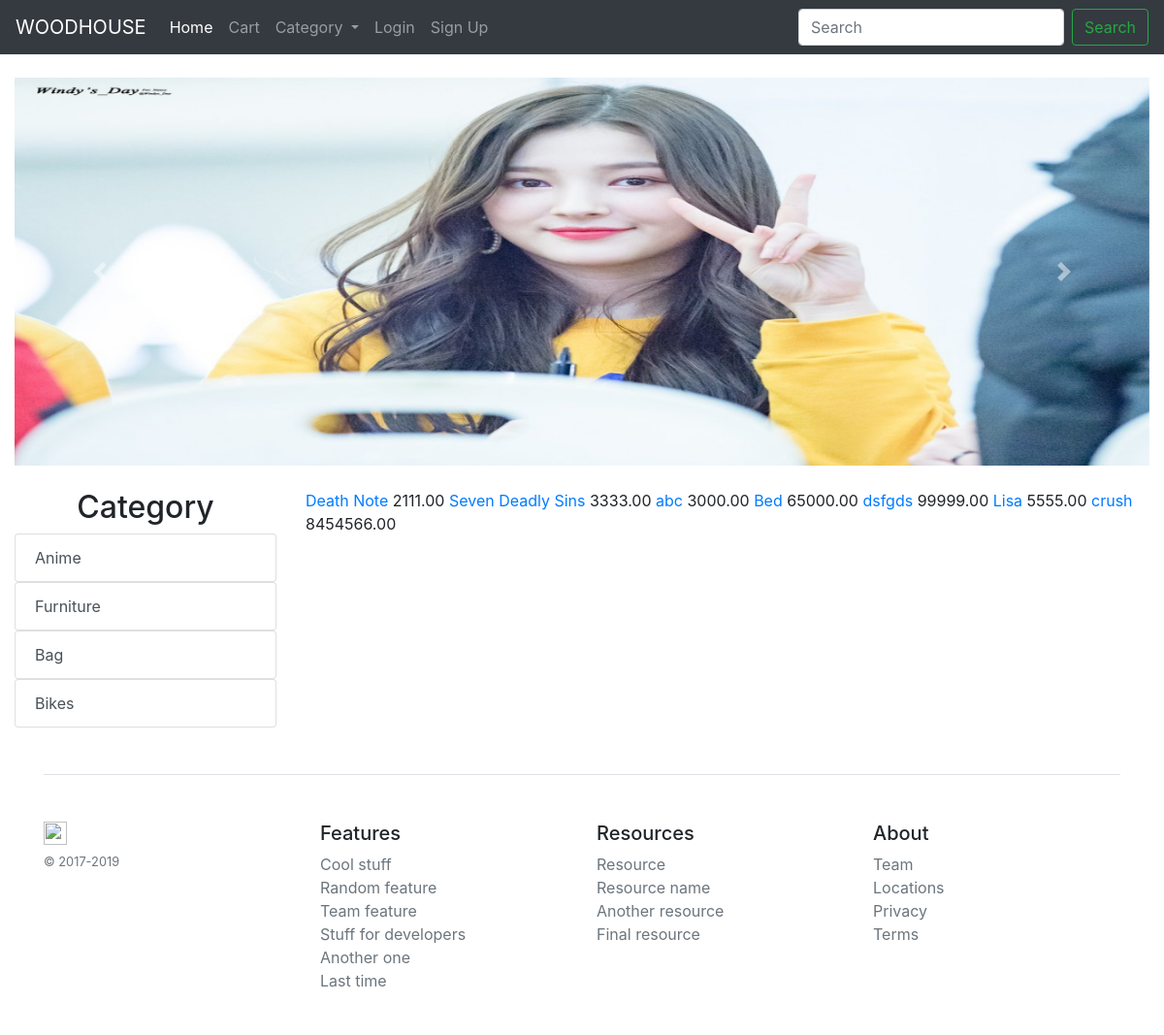
The page / on the database its author committed.
### woodapp/models.py (models this page shows, shortened)
class ProductCategory(models.Model):
    title = models.CharField(max_length=200)
    slug = models.SlugField(null=True, blank=True, unique=True)
    root = models.ForeignKey(
        'self', on_delete=models.SET_NULL, null=True, blank=True)

class Product(models.Model):
    title = models.CharField(max_length=200)
    category = models.ForeignKey(
        ProductCategory, on_delete=models.CASCADE, related_name='products')
    product_id = models.CharField(max_length=200, unique=True)
    mrp = models.DecimalField(max_digits=10, decimal_places=2)
    image = models.ImageField(upload_to="product")

### woodapp/views.py (the view)
# urls.py: path('', HomeView.as_view(), name='home'),
class HomeView(TemplateView):
    template_name = 'home.html'
    def get_context_data(self, **kwargs):
        context = super().get_context_data(**kwargs)
        context['productlist'] = Product.objects.order_by('?')
        context['maincategories'] = ProductCategory.objects.filter(root=None)
        return context

### templates/home.html (shortened to what this page needs)
{% extends 'base.html' %}
{% load static %}
{% block content %}
	<div class="container-fluid my-4">
	<div id="carouselExampleControls" class="carousel slide" data-ride="carousel">
  <div class="carousel-inner">
    <div class="carousel-item active">
      <img src="{% static 'img/nancy.jpg' %}" class="d-block w-100" class="img-fluid" width="400px" height="400px" alt="...">
    </div>
  </div>
  <a class="carousel-control-prev" href="#carouselExampleControls" role="button" data-slide="prev">
    <span class="carousel-control-prev-icon" aria-hidden="true"></span>
  </a>
  <a class="carousel-control-next" href="#carouselExampleControls" role="button" data-slide="next">
    <span class="carousel-control-next-icon" aria-hidden="true"></span>
  </a>
</div>
</div>
	<div class="container-fluid my-4">
	<div class= "row" class="col mx-md-5">
	<div class="col-3" class="col px-md-5">
		<h2 class="text-center">Category</h2>
	{% for category in maincategories %}
		<div class="list-group">
			<a href="{% url 'woodapp:categorydetail' category.id %}" class="list-group-item list-group-item-action">{{category.title}}</a>
		</div>
	{% endfor %}
	</div>
	<div class="col-9" class="col px-md-5">
		{% for category in maincategories %}
		{% for product in category.products.all %}
			<a href="{% url 'woodapp:productdetail' product.id %}">{{product.title}}</a>
			{{product.mrp}}
		{% endfor %}
		{% endfor %}
	</div>
</div>
</div>
{% endblock %}

### rows shown on the page
ProductCategory: title "Anime"
ProductCategory: title "Furniture"
ProductCategory: title "Bag"
ProductCategory: title "Bikes"
Product: title "Death Note", mrp "2111.00"
Product: title "Seven Deadly Sins", mrp "3333.00"
Product: title "abc", mrp "3000.00"
Product: title "Bed", mrp "65000.00"
Product: title "dsfgds", mrp "99999.00"
Product: title "Lisa", mrp "5555.00"
Product: title "crush", mrp "8454566.00"
